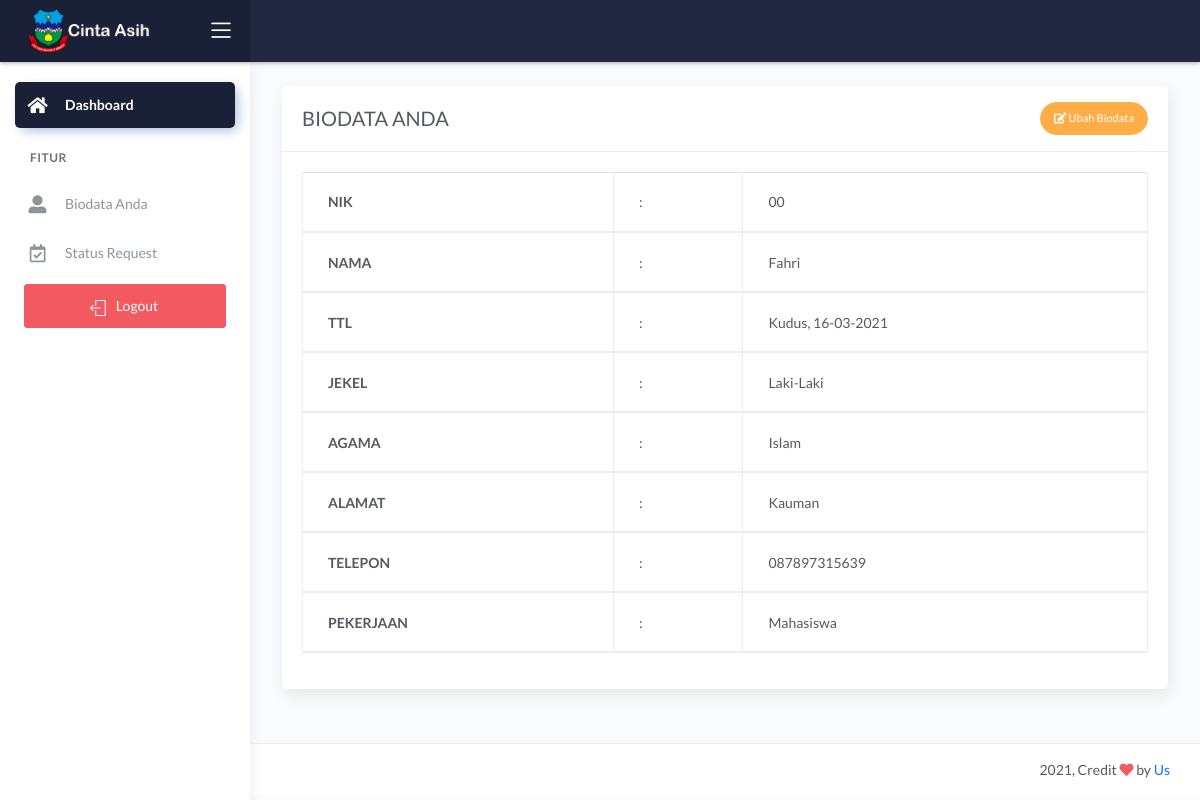
Screenshot of /demo1/main.php?halaman=tampil_pemohon (signed in) with the database file from the repository.
### tables this page shows
CREATE TABLE `data_pemohon` (
  `nik` varchar(16) NOT NULL,
  `nama` varchar(30) NOT NULL,
  `tanggal_lahir` date NOT NULL,
  `tempat_lahir` varchar(30) NOT NULL,
  `jekel` varchar(20) NOT NULL,
  `agama` varchar(20) NOT NULL,
  `alamat` text NOT NULL,
  `telepon` varchar(13) NOT NULL,
  `pekerjaan` varchar(30) NOT NULL
);

CREATE TABLE `data_user` (
  `nik` varchar(16) NOT NULL,
  `password` varchar(20) NOT NULL,
  `hak_akses` varchar(20) NOT NULL
);

### demo1/tampil_pemohon.php (the view)
<?php include '../konek.php';?>
<?php
	$tampil_nik = "SELECT * FROM data_user NATURAL JOIN data_pemohon WHERE nik=$_SESSION[nik]";
	$query = mysqli_query($konek,$tampil_nik);
	$data = mysqli_fetch_array($query,MYSQLI_BOTH);
	$nik = $data['nik'];
    $nama = $data['nama'];
    $tempat = $data['tempat_lahir'];
    $tanggal = $data['tanggal_lahir'];
    $format = date('d-m-Y',strtotime($tanggal));
    $jekel = $data['jekel'];
    $alamat = $data['alamat'];
    $telepon = $data['telepon'];
    $agama = $data['agama'];
    $pekerjaan = $data['pekerjaan'];
?>
<div class="page-inner">
    <div class="row">
        <div class="col-md-12">
            <div class="card">
                <div class="card-header">
                    <div class="d-flex align-items-center">
                        <h4 class="card-title">BIODATA ANDA</h4>
                            <a href="?halaman=ubah_pemohon&nik=<?=$nik;?>" class="btn btn-sm btn-warning btn-round ml-auto">
                                <i class="fa fa-edit"></i>
                                    Ubah Biodata
                            </a>
                    </div>
                </div>
                <div class="card-body">
                    <table class="table table-bordered">
                        <thead>
                            <tr>
                                <th>NIK</th>
                                <td>:</td>
                                <td><?= $nik;?></td>
                            </tr>
                            <tr>
                                <th>NAMA</th>
                                <td>:</td>
                                <td><?= $nama;?></td>
                            </tr>
                            <tr>
                                <th>TTL</th>
                                <td>:</td>
                                <td><?= $tempat.', '.$format;?></td>
                            </tr>
                            <tr>
                                <th>JEKEL</th>
                                <td>:</td>
                                <td><?= $jekel;?></td>
                            </tr>
                            <tr>
                                <th>AGAMA</th>
                                <td>:</td>
                                <td><?= $agama;?></td>
                            </tr>
                            <tr>
                                <th>ALAMAT</th>
                                <td>:</td>
                                <td><?= $alamat;?></td>
                            </tr>
                            <tr>
                                <th>TELEPON</th>
                                <td>:</td>
                                <td><?= $telepon;?></td>
                            </tr>
                            <tr>
                                <th>PEKERJAAN</th>
                                <td>:</td>
                                <td><?= $pekerjaan;?></td>
                            </tr>
                        </thead>
                    </table>
                </div>
            </div>
        </div>
    </div>
</div>

### rows the page displays
data_pemohon: nik.nik "00", nama "Fahri", tempat_lahir "Kudus", tanggal_lahir "16-03-2021", jekel "Laki-Laki", agama "Islam", alamat "Kauman", telepon "087897315639", pekerjaan "Mahasiswa"
